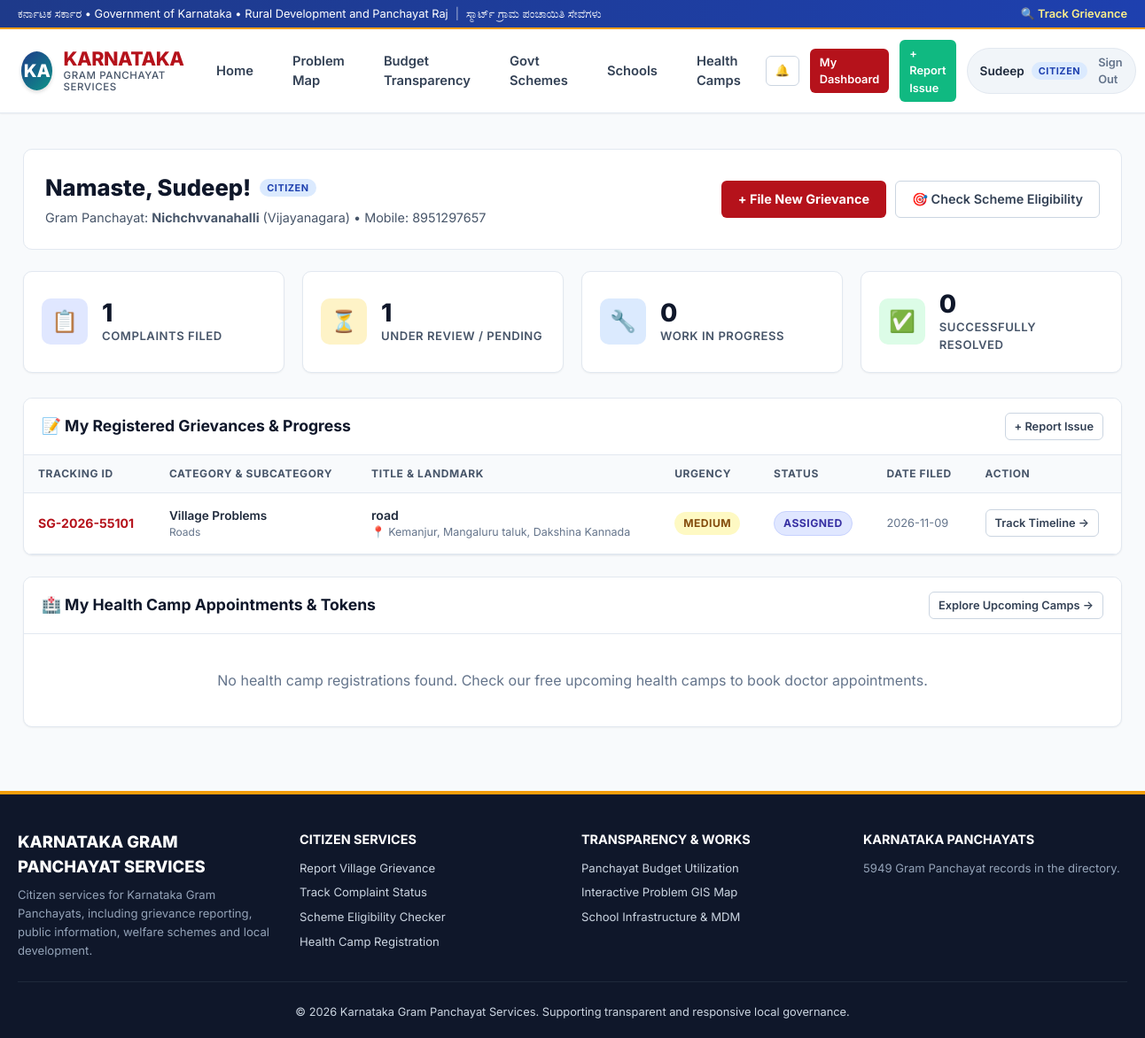
The app's page /citizen/dashboard (signed in) with its own data.
### tables this page shows
CREATE TABLE users (
        id INTEGER PRIMARY KEY AUTOINCREMENT,
        name TEXT NOT NULL,
        email TEXT UNIQUE NOT NULL,
        password_hash TEXT NOT NULL,
        role TEXT NOT NULL CHECK(role IN ('citizen', 'officer', 'admin')),
        phone TEXT,
        panchayat_id INTEGER,
        address TEXT,
        created_at TIMESTAMP DEFAULT CURRENT_TIMESTAMP,
        FOREIGN KEY (panchayat_id) REFERENCES panchayats(id) ON DELETE SET NULL
    );

CREATE TABLE complaints (
        id INTEGER PRIMARY KEY AUTOINCREMENT,
        tracking_id TEXT UNIQUE NOT NULL,
        citizen_id INTEGER NOT NULL,
        panchayat_id INTEGER NOT NULL,
        category TEXT NOT NULL CHECK(category IN ('Village Problems', 'School Problems', 'Health Problems')),
        subcategory TEXT NOT NULL,
        title TEXT NOT NULL,
        description TEXT NOT NULL,
        voice_recorded INTEGER DEFAULT 0,
        status TEXT DEFAULT 'Pending' CHECK(status IN ('Pending', 'Assigned', 'In Progress', 'Resolved', 'Rejected')),
        urgency TEXT DEFAULT 'Medium' CHECK(urgency IN ('Low', 'Medium', 'High', 'Critical')),
        ai_predicted_category TEXT,
        ai_confidence REAL,
        ai_priority_score INTEGER,
        ai_summary TEXT,
        location_address TEXT,
        latitude REAL,
        longitude REAL,
        photo_url TEXT,
        resolution_notes TEXT,
        resolution_photo_url TEXT,
        officer_action_notes TEXT,
        assigned_officer_id INTEGER,
        citizen_rating INTEGER,
        citizen_feedback TEXT,
        created_at TIMESTAMP DEFAULT CURRENT_TIMESTAMP,
        updated_at TIMESTAMP DEFAULT CURRENT_TIMESTAMP,
        FOREIGN KEY (citizen_id) REFERENCES users(id) ON DELETE CASCADE,
        FOREIGN KEY (panchayat_id) REFERENCES panchayats(id) ON DELETE CASCADE,
        FOREIGN KEY (assigned_officer_id) REFERENCES users(id) ON DELETE SET NULL
    );

### app.py (the view)
@app.route('/citizen/dashboard')
@role_required('citizen')
def citizen_dashboard():
    cursor = g.db.cursor()
    cursor.execute("""
        SELECT c.*, p.name as panchayat_name
        FROM complaints c
        JOIN panchayats p ON c.panchayat_id = p.id
        WHERE c.citizen_id = ?
        ORDER BY c.created_at DESC
    """, (g.user['id'],))
    my_complaints = cursor.fetchall()
    cursor.execute("""
        SELECT r.*, h.camp_title, h.camp_date, h.start_time, h.venue, p.name as panchayat_name
        FROM health_camp_registrations r
        JOIN health_camps h ON r.camp_id = h.id
        JOIN panchayats p ON h.panchayat_id = p.id
        WHERE r.citizen_id = ?
        ORDER BY h.camp_date ASC
    """, (g.user['id'],))
    my_camps = cursor.fetchall()
    total = len(my_complaints)
    resolved = sum(1 for c in my_complaints if c['status'] == 'Resolved')
    in_progress = sum(1 for c in my_complaints if c['status'] == 'In Progress')
    pending = sum(1 for c in my_complaints if c['status'] in ('Pending', 'Assigned'))
    return render_template(
        'citizen/dashboard.html',
        my_complaints=my_complaints,
        my_camps=my_camps,
        total=total,
        resolved=resolved,
        in_progress=in_progress,
        pending=pending
    )

### templates/citizen/dashboard.html (shortened to what this page needs)
{% extends "base.html" %}
{% block content %}
<div style="background: #ffffff; border: 1px solid var(--slate-200); border-radius: var(--radius-md); padding: 24px; margin-bottom: 24px; display: flex; justify-content: space-between; align-items: center; flex-wrap: wrap; gap: 16px;">
  <div>
    <div style="display: flex; align-items: center; gap: 10px; margin-bottom: 4px;">
      <h1 style="font-size: 1.6rem; font-weight: 800; color: var(--slate-900);">Namaste, {{ current_user.name }}!</h1>
      <span class="role-pill role-citizen">Citizen</span>
    </div>
    <p style="color: var(--slate-600); font-size: 0.9rem;">
      Gram Panchayat: <strong>{{ current_user.panchayat_name or 'Not Assigned' }}</strong>
      {% if current_user.panchayat_district %}({{ current_user.panchayat_district }}){% endif %} • Mobile: {{ current_user.phone or 'Not Provided' }}
    </p>
  </div>
  <div style="display: flex; gap: 10px;">
    <a href="{{ url_for('submit_complaint') }}" class="btn btn-primary" style="font-weight: 700;">
      + File New Grievance
    </a>
    <a href="{{ url_for('public_schemes') }}" class="btn btn-outline">
      🎯 Check Scheme Eligibility
    </a>
  </div>
</div>
<div class="grid-4" style="margin-bottom: 28px;">
  <div class="stat-card">
    <div class="stat-icon" style="background: #e0e7ff; color: #3730a3;">📋</div>
    <div>
      <div class="stat-val">{{ total }}</div>
      <div class="stat-label">Complaints Filed</div>
    </div>
  </div>
  <div class="stat-card">
    <div class="stat-icon" style="background: #fef3c7; color: #92400e;">⏳</div>
    <div>
      <div class="stat-val">{{ pending }}</div>
      <div class="stat-label">Under Review / Pending</div>
    </div>
  </div>
  <div class="stat-card">
    <div class="stat-icon" style="background: #dbeafe; color: #1e40af;">🔧</div>
    <div>
      <div class="stat-val">{{ in_progress }}</div>
      <div class="stat-label">Work in Progress</div>
    </div>
  </div>
  <div class="stat-card">
    <div class="stat-icon" style="background: #dcfce7; color: #166534;">✅</div>
    <div>
      <div class="stat-val">{{ resolved }}</div>
      <div class="stat-label">Successfully Resolved</div>
    </div>
  </div>
</div>
<div class="card">
  <div class="card-header">
    <div class="card-title">📝 My Registered Grievances & Progress</div>
    <a href="{{ url_for('submit_complaint') }}" class="btn btn-sm btn-outline">+ Report Issue</a>
  </div>
  <div class="card-body" style="padding: 0;">
    <div class="table-responsive">
      <table class="table">
        <thead>
          <tr>
            <th>Tracking ID</th>
            <th>Category & Subcategory</th>
            <th>Title & Landmark</th>
            <th>Urgency</th>
            <th>Status</th>
            <th>Date Filed</th>
            <th>Action</th>
          </tr>
        </thead>
        <tbody>
          {% for c in my_complaints %}
            <tr>
              <td>
                <a href="{{ url_for('view_complaint', complaint_id=c.id) }}" style="font-weight: 700; color: var(--primary);">
                  {{ c.tracking_id }}
                </a>
              </td>
              <td>
                <div style="font-weight: 600; font-size: 0.85rem;">{{ c.category }}</div>
                <div style="font-size: 0.75rem; color: #64748b;">{{ c.subcategory }}</div>
              </td>
              <td>
                <div style="font-weight: 600;">{{ c.title }}</div>
                {% if c.location_address %}
                  <div style="font-size: 0.78rem; color: #64748b;">📍 {{ c.location_address }}</div>
                {% endif %}
              </td>
              <td>
                <span class="badge badge-{{ c.urgency.lower() }}">{{ c.urgency }}</span>
              </td>
              <td>
                {% if c.status == 'Resolved' %}
                  <span class="badge badge-resolved">Resolved</span>
                {% elif c.status == 'In Progress' %}
                  <span class="badge badge-progress">In Progress</span>
                {% elif c.status == 'Assigned' %}
                  <span class="badge badge-assigned">Assigned</span>
                {% else %}
                  <span class="badge badge-pending">Pending</span>
                {% endif %}
              </td>
              <td style="font-size: 0.8rem; color: #64748b;">
                {{ c.created_at[:10] }}
              </td>
              <td>
                <a href="{{ url_for('view_complaint', complaint_id=c.id) }}" class="btn btn-sm btn-outline">
                  Track Timeline &rarr;
                </a>
              </td>
            </tr>
          {% endfor %}
        </tbody>
      </table>
    </div>
  </div>
</div>
<div class="card">
  <div class="card-header">
    <div class="card-title">🏥 My Health Camp Appointments & Tokens</div>
    <a href="{{ url_for('public_health_camps') }}" class="btn btn-sm btn-outline">Explore Upcoming Camps &rarr;</a>
  </div>
  <div class="card-body">
    {% for reg in my_camps %}
      <div style="padding: 14px; border: 1px solid var(--slate-200); border-radius: var(--radius-sm); margin-bottom: 12px; background: #fafbfc; display: flex; justify-content: space-between; align-items: center; flex-wrap: wrap; gap: 12px;">
        <div>
          <div style="display: flex; align-items: center; gap: 8px; margin-bottom: 4px;">
            <strong style="color: var(--slate-900); font-size: 1rem;">{{ reg.camp_title }}</strong>
            <span class="badge badge-resolved">Token: {{ reg.token_number }}</span>
          </div>
          <div style="font-size: 0.85rem; color: var(--slate-600);">
            Patient: <strong>{{ reg.patient_name }}</strong> (Age: {{ reg.patient_age }}, {{ reg.patient_gender }}) •
            Date: <strong>{{ reg.camp_date }}</strong> ({{ reg.start_time }}) • Venue: {{ reg.venue }}
          </div>
          {% if reg.medical_concerns %}
            <div style="font-size: 0.8rem; color: #64748b; margin-top: 4px;">Concerns: {{ reg.medical_concerns }}</div>
          {% endif %}
        </div>
        <div>
          <span style="font-size: 0.82rem; font-weight: 600; color: #166534; background: #dcfce7; padding: 4px 10px; border-radius: 9999px;">
            {% if reg.attended == 1 %}Attended ✓{% else %}Confirmed Appointment{% endif %}
          </span>
        </div>
      </div>
    {% else %}
      <p style="text-align: center; color: #64748b; padding: 20px;">
        No health camp registrations found. Check our free upcoming health camps to book doctor appointments.
      </p>
    {% endfor %}
  </div>
</div>
{% endblock %}

### templates/base.html (shortened to what this page needs)
<!DOCTYPE html>
<html lang="en">
<head>
  <link rel="stylesheet" href="https://unpkg.com/leaflet@1.9.4/dist/leaflet.css"/>
  <link rel="stylesheet" href="{{ url_for('static', filename='css/style.css') }}">
</head>
<body>
  <div class="gov-top-bar">
    <div style="display: flex; align-items: center; gap: 8px;">
      <span>ಕರ್ನಾಟಕ ಸರ್ಕಾರ • Government of Karnataka • Rural Development and Panchayat Raj</span>
      <span style="opacity: 0.6;">|</span>
      <span>ಸ್ಮಾರ್ಟ್ ಗ್ರಾಮ ಪಂಚಾಯಿತಿ ಸೇವೆಗಳು</span>
    </div>
    <div style="display: flex; align-items: center; gap: 16px;">
      <a href="{{ url_for('track_complaint_public') }}" style="color: #fef08a; font-weight: 600; text-decoration: none;">🔍 Track Grievance</a>
    </div>
  </div>
  <nav class="gov-navbar">
    <div class="nav-container">
      <a href="{{ url_for('index') }}" class="brand-wrapper">
        <div class="brand-emblem">KA</div>
        <div class="brand-title">
          <span>KARNATAKA</span>
          <span class="brand-subtitle">Gram Panchayat Services</span>
        </div>
      </a>
      <ul class="nav-links" id="main-navigation">
        <li><a href="{{ url_for('index') }}" class="nav-link">Home</a></li>
        <li><a href="{{ url_for('public_map') }}" class="nav-link">Problem Map</a></li>
        <li><a href="{{ url_for('public_budget') }}" class="nav-link">Budget Transparency</a></li>
        <li><a href="{{ url_for('public_schemes') }}" class="nav-link">Govt Schemes</a></li>
        <li><a href="{{ url_for('public_schools') }}" class="nav-link">Schools</a></li>
        <li><a href="{{ url_for('public_health_camps') }}" class="nav-link">Health Camps</a></li>
      </ul>
      <div class="nav-actions">
        {% if current_user %}
          <a href="{{ url_for('view_notifications') }}" class="btn btn-outline btn-sm" style="position: relative; padding: 6px 10px;" title="Notifications">
            🔔
          </a>
          {% if current_user.role == 'citizen' %}
            <a href="{{ url_for('citizen_dashboard') }}" class="btn btn-primary btn-sm">My Dashboard</a>
            <a href="{{ url_for('submit_complaint') }}" class="btn btn-success btn-sm">+ Report Issue</a>
          {% elif current_user.role == 'officer' %}
            <a href="{{ url_for('officer_dashboard') }}" class="btn btn-primary btn-sm">Officer Console</a>
          {% elif current_user.role == 'admin' %}
            <a href="{{ url_for('admin_dashboard') }}" class="btn btn-primary btn-sm">Admin Portal</a>
          {% endif %}
          <div class="user-badge">
            <span>{{ current_user.name.split()[0] }}</span>
            <span class="role-pill role-{{ current_user.role }}">{{ current_user.role }}</span>
            <a href="{{ url_for('logout') }}" title="Sign Out" style="color: #64748b; font-size: 0.8rem; margin-left: 4px;">Sign Out</a>
          </div>
        {% else %}
          <a href="{{ url_for('login') }}" class="btn btn-outline btn-sm">Sign In</a>
          <a href="{{ url_for('register') }}" class="btn btn-primary btn-sm">Citizen Register</a>
        {% endif %}
      </div>
    </div>
  </nav>
  <main class="main-wrapper">
    {% block content %}{% endblock %}
  </main>
  <footer class="gov-footer">
    <div class="footer-container">
      <div class="grid-4" style="margin-bottom: 24px;">
        <div>
          <div style="font-size: 1.15rem; font-weight: 800; color: #ffffff; margin-bottom: 8px;">KARNATAKA GRAM PANCHAYAT SERVICES</div>
          <p style="font-size: 0.82rem; color: #94a3b8; line-height: 1.6;">
            Citizen services for Karnataka Gram Panchayats, including grievance reporting, public information, welfare schemes and local development.
          </p>
        </div>
        <div>
          <div style="font-size: 0.9rem; font-weight: 700; color: #ffffff; margin-bottom: 12px; text-transform: uppercase;">Citizen Services</div>
          <ul style="list-style: none; font-size: 0.82rem; color: #94a3b8; display: flex; flex-direction: column; gap: 8px;">
            <li><a href="{{ url_for('submit_complaint') }}" style="color: #cbd5e1;">Report Village Grievance</a></li>
            <li><a href="{{ url_for('track_complaint_public') }}" style="color: #cbd5e1;">Track Complaint Status</a></li>
            <li><a href="{{ url_for('public_schemes') }}" style="color: #cbd5e1;">Scheme Eligibility Checker</a></li>
            <li><a href="{{ url_for('public_health_camps') }}" style="color: #cbd5e1;">Health Camp Registration</a></li>
          </ul>
        </div>
        <div>
          <div style="font-size: 0.9rem; font-weight: 700; color: #ffffff; margin-bottom: 12px; text-transform: uppercase;">Transparency & Works</div>
          <ul style="list-style: none; font-size: 0.82rem; color: #94a3b8; display: flex; flex-direction: column; gap: 8px;">
            <li><a href="{{ url_for('public_budget') }}" style="color: #cbd5e1;">Panchayat Budget Utilization</a></li>
            <li><a href="{{ url_for('public_map') }}" style="color: #cbd5e1;">Interactive Problem GIS Map</a></li>
            <li><a href="{{ url_for('public_schools') }}" style="color: #cbd5e1;">School Infrastructure & MDM</a></li>
          </ul>
        </div>
        <div>
          <div style="font-size: 0.9rem; font-weight: 700; color: #ffffff; margin-bottom: 12px; text-transform: uppercase;">Karnataka Panchayats</div>
          <p style="font-size: 0.82rem; color: #94a3b8;">{{ panchayat_count|int }} Gram Panchayat records in the directory.</p>
        </div>
      </div>
      <div class="footer-bottom">
        <p>© {{ current_year }} Karnataka Gram Panchayat Services. Supporting transparent and responsive local governance.</p>
      </div>
    </div>
  </footer>
</body>
</html>

### records on screen
users: name "Sudeep", role "CITIZEN", phone "8951297657"
complaints: tracking_id "SG-2026-55101", category "Village Problems", subcategory "Roads", title "road", location_address "Kemanjur, Mangaluru taluk, Dakshina Kannada", urgency "MEDIUM", status "ASSIGNED", created_at "2026-11-09"

### other values on screen
{{ current_user.panchayat_name or 'Not Assigned' }} "Nichchvvanahalli"
{{ current_user.panchayat_district }} "Vijayanagara"
{{ total }} "1"
{{ pending }} "1"
{{ in_progress }} "0"
{{ resolved }} "0"
{{ panchayat_count|int }} "5949"
